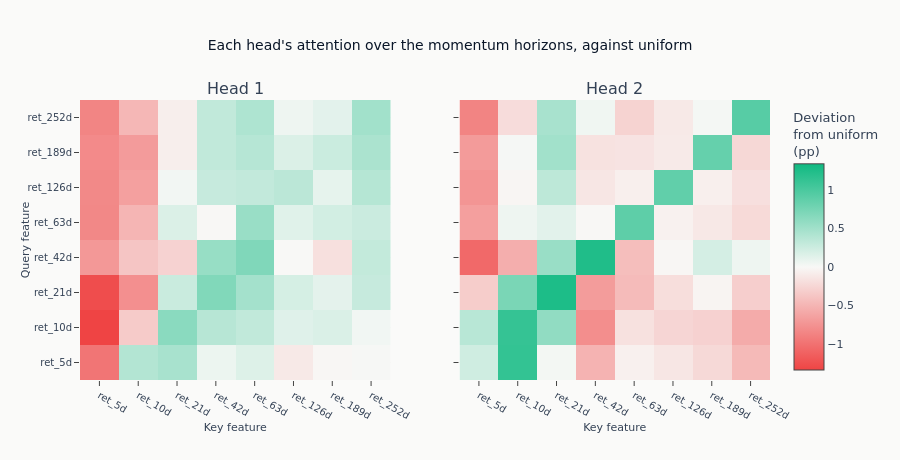

Notebook cell for this chart:
### Code cell
fig = make_subplots(
    rows=1,
    cols=head_deviation_pp.shape[0],
    subplot_titles=[f"Head {h + 1}" for h in range(head_deviation_pp.shape[0])],
    shared_yaxes=True,
)
for h in range(head_deviation_pp.shape[0]):
    fig.add_trace(
        go.Heatmap(
            z=head_deviation_pp[h],
            x=FEATURE_COLS,
            y=FEATURE_COLS,
            zmid=0,
            zmin=-span,
            zmax=span,
            colorscale=[
                [0, COLORS["negative"]],
                [0.5, COLORS["silver"]],
                [1, COLORS["positive"]],
            ],
            showscale=h == head_deviation_pp.shape[0] - 1,
            colorbar_title="Deviation<br>from uniform<br>(pp)",
            hovertemplate=(
                "Query: %{y}<br>Key: %{x}<br>Deviation from uniform: %{z:.2f} pp<extra></extra>"
            ),
        ),
        row=1,
        col=h + 1,
    )
fig.update_layout(
    title="Each head's attention over the momentum horizons, against uniform",
    height=460,
)
fig.update_xaxes(title_text="Key feature")
fig.update_yaxes(title_text="Query feature", row=1, col=1)
show_plotly_with_alt(
    fig,
    "One heatmap per attention head of the iTransformer's first encoder layer, on a "
    "shared colour scale. Each cell is how far that query-key feature pair's attention "
    "weight sits from the uniform weight, in percentage points, with the momentum "
    "horizons on both axes.",
)

### Figure 1 — Plotly figure (JSON) as saved in the notebook; plotly's stock layout.template omitted (floating-point values rounded to 4 significant figures)
{"data": [{"colorbar": {"title": {"text": "Deviation<br>from uniform<br>(pp)"}}, "colorscale": [[0, "#ef4444"], [0.5, "#F8F8F6"], [1, "#10b981"]], "hovertemplate": "Query: %{y}<br>Key: %{x}<br>Deviation from uniform: %{z:.2f} pp<extra></extra>", "showscale": false, "type": "heatmap", "x": ["ret_5d", "ret_10d", "ret_21d", "ret_42d", "ret_63d", "ret_126d", "ret_189d", "ret_252d"], "xaxis": "x", "y": ["ret_5d", "ret_10d", "ret_21d", "ret_42d", "ret_63d", "ret_126d", "ret_189d", "ret_252d"], "yaxis": "y", "z": [[-0.9728, 0.3994, 0.4587, 0.07053, 0.1564, -0.1102, -0.01632, 0.01418], [-1.338, -0.3355, 0.6331, 0.375, 0.315, 0.1423, 0.1707, 0.03764], [-1.268, -0.778, 0.2707, 0.6857, 0.484, 0.2008, 0.1176, 0.287], [-0.7152, -0.3795, -0.28, 0.5602, 0.6905, 0.001085, -0.1817, 0.3046], [-0.8343, -0.4991, 0.167, -0.005247, 0.5495, 0.1357, 0.22, 0.2664], [-0.8287, -0.6511, 0.03454, 0.2898, 0.3091, 0.3515, 0.1057, 0.3891], [-0.8153, -0.6879, -0.07513, 0.3183, 0.3807, 0.1696, 0.2636, 0.4461], [-0.8576, -0.4824, -0.07601, 0.3169, 0.4254, 0.0585, 0.1192, 0.4959]], "zmax": 1.338, "zmid": 0, "zmin": -1.338}, {"colorbar": {"title": {"text": "Deviation<br>from uniform<br>(pp)"}}, "colorscale": [[0, "#ef4444"], [0.5, "#F8F8F6"], [1, "#10b981"]], "hovertemplate": "Query: %{y}<br>Key: %{x}<br>Deviation from uniform: %{z:.2f} pp<extra></extra>", "showscale": true, "type": "heatmap", "x": ["ret_5d", "ret_10d", "ret_21d", "ret_42d", "ret_63d", "ret_126d", "ret_189d", "ret_252d"], "xaxis": "x2", "y": ["ret_5d", "ret_10d", "ret_21d", "ret_42d", "ret_63d", "ret_126d", "ret_189d", "ret_252d"], "yaxis": "y2", "z": [[0.2368, 1.135, 0.02943, -0.5127, -0.05846, -0.1335, -0.2324, -0.4638], [0.3714, 1.123, 0.5913, -0.7911, -0.1738, -0.2594, -0.2885, -0.5726], [-0.3214, 0.729, 1.262, -0.6822, -0.4541, -0.1955, -0.02648, -0.3112], [-1.063, -0.5484, 0.5492, 1.246, -0.4326, -0.01407, 0.2049, 0.05851], [-0.6616, 0.05485, 0.1265, -0.009692, 0.8873, -0.05306, -0.1219, -0.2223], [-0.7372, -0.02397, 0.3413, -0.1326, -0.06632, 0.8692, -0.06662, -0.1838], [-0.6933, 0.0151, 0.4934, -0.1626, -0.154, -0.1078, 0.846, -0.2369], [-0.8646, -0.2058, 0.4625, 0.04864, -0.2778, -0.1146, 0.0237, 0.928]], "zmax": 1.338, "zmid": 0, "zmin": -1.338}], "layout": {"annotations": [{"font": {"size": 16}, "showarrow": false, "text": "Head 1", "x": 0.225, "xanchor": "center", "xref": "paper", "y": 1.0, "yanchor": "bottom", "yref": "paper"}, {"font": {"size": 16}, "showarrow": false, "text": "Head 2", "x": 0.775, "xanchor": "center", "xref": "paper", "y": 1.0, "yanchor": "bottom", "yref": "paper"}], "height": 460, "title": {"text": "Each head's attention over the momentum horizons, against uniform"}, "xaxis": {"anchor": "y", "domain": [0.0, 0.45], "title": {"text": "Key feature"}}, "xaxis2": {"anchor": "y2", "domain": [0.55, 1.0], "title": {"text": "Key feature"}}, "yaxis": {"anchor": "x", "domain": [0.0, 1.0], "title": {"text": "Query feature"}}, "yaxis2": {"anchor": "x2", "domain": [0.0, 1.0], "matches": "y", "showticklabels": false}}}
